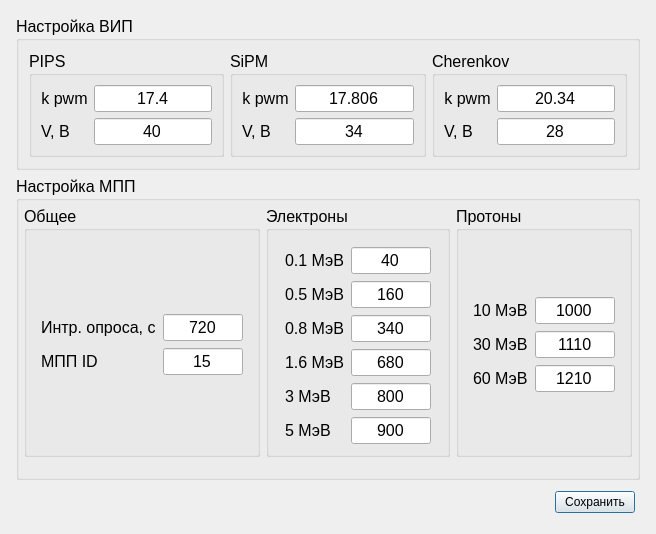
<?xml version="1.0" encoding="UTF-8"?>
<ui version="4.0">
 <class>Dialog</class>
 <widget class="QDialog" name="Dialog">
  <property name="geometry">
   <rect>
    <x>0</x>
    <y>0</y>
    <width>595</width>
    <height>458</height>
   </rect>
  </property>
  <property name="windowTitle">
   <string>Конфигурация ДДИИ</string>
  </property>
  <layout class="QGridLayout" name="gridLayout_2">
   <item row="0" column="0">
    <layout class="QGridLayout" name="gridLayout">
     <property name="leftMargin">
      <number>5</number>
     </property>
     <property name="topMargin">
      <number>5</number>
     </property>
     <property name="rightMargin">
      <number>5</number>
     </property>
     <property name="bottomMargin">
      <number>5</number>
     </property>
     <item row="0" column="0">
      <widget class="QGroupBox" name="groupBox">
       <property name="font">
        <font>
         <family>MS Shell Dlg 2</family>
         <pointsize>12</pointsize>
         <weight>50</weight>
         <italic>false</italic>
         <bold>false</bold>
        </font>
       </property>
       <property name="styleSheet">
        <string notr="true">font: 12pt &quot;MS Shell Dlg 2&quot;;</string>
       </property>
       <property name="title">
        <string>Настройка ВИП</string>
       </property>
       <layout class="QGridLayout" name="gridLayout_4">
        <property name="leftMargin">
         <number>5</number>
        </property>
        <property name="topMargin">
         <number>5</number>
        </property>
        <property name="rightMargin">
         <number>5</number>
        </property>
        <property name="bottomMargin">
         <number>5</number>
        </property>
        <item row="0" column="0">
         <layout class="QGridLayout" name="gridLayout_3" rowstretch="0,0,0">
          <property name="leftMargin">
           <number>5</number>
          </property>
          <property name="topMargin">
           <number>5</number>
          </property>
          <property name="rightMargin">
           <number>5</number>
          </property>
          <property name="bottomMargin">
           <number>5</number>
          </property>
          <item row="0" column="1">
           <widget class="QGroupBox" name="groupBox_5">
            <property name="title">
             <string>SiPM</string>
            </property>
            <layout class="QGridLayout" name="gridLayout_10">
             <item row="0" column="0">
              <layout class="QGridLayout" name="gridLayout_9">
               <item row="0" column="1">
                <widget class="QLineEdit" name="lineEdit_pwm_sipm">
                 <property name="text">
                  <string>17.806</string>
                 </property>
                 <property name="alignment">
                  <set>Qt::AlignCenter</set>
                 </property>
                </widget>
               </item>
               <item row="1" column="1">
                <widget class="QLineEdit" name="lineEdit_hvip_sipm">
                 <property name="text">
                  <string>34</string>
                 </property>
                 <property name="alignment">
                  <set>Qt::AlignCenter</set>
                 </property>
                </widget>
               </item>
               <item row="0" column="0">
                <widget class="QLabel" name="label_4">
                 <property name="text">
                  <string>k pwm</string>
                 </property>
                 <property name="alignment">
                  <set>Qt::AlignCenter</set>
                 </property>
                </widget>
               </item>
               <item row="1" column="0">
                <widget class="QLabel" name="label_5">
                 <property name="text">
                  <string>V, В</string>
                 </property>
                </widget>
               </item>
              </layout>
             </item>
            </layout>
           </widget>
          </item>
          <item row="0" column="2">
           <widget class="QGroupBox" name="groupBox_4">
            <property name="title">
             <string>Cherenkov</string>
            </property>
            <layout class="QGridLayout" name="gridLayout_12">
             <item row="0" column="0">
              <layout class="QGridLayout" name="gridLayout_11">
               <item row="1" column="1">
                <widget class="QLineEdit" name="lineEdit_hvip_ch">
                 <property name="text">
                  <string>28</string>
                 </property>
                 <property name="alignment">
                  <set>Qt::AlignCenter</set>
                 </property>
                </widget>
               </item>
               <item row="0" column="1">
                <widget class="QLineEdit" name="lineEdit_pwm_ch">
                 <property name="text">
                  <string>20.34</string>
                 </property>
                 <property name="alignment">
                  <set>Qt::AlignCenter</set>
                 </property>
                </widget>
               </item>
               <item row="0" column="0">
                <widget class="QLabel" name="label_3">
                 <property name="text">
                  <string>k pwm</string>
                 </property>
                 <property name="alignment">
                  <set>Qt::AlignCenter</set>
                 </property>
                </widget>
               </item>
               <item row="1" column="0">
                <widget class="QLabel" name="label_6">
                 <property name="text">
                  <string>V, В</string>
                 </property>
                </widget>
               </item>
              </layout>
             </item>
            </layout>
           </widget>
          </item>
          <item row="0" column="0">
           <widget class="QGroupBox" name="groupBox_3">
            <property name="title">
             <string>PIPS</string>
            </property>
            <layout class="QGridLayout" name="gridLayout_8">
             <item row="0" column="0">
              <layout class="QGridLayout" name="gridLayout_7">
               <item row="0" column="1">
                <widget class="QLineEdit" name="lineEdit_pwm_pips">
                 <property name="text">
                  <string>17.4</string>
                 </property>
                 <property name="alignment">
                  <set>Qt::AlignCenter</set>
                 </property>
                </widget>
               </item>
               <item row="1" column="1">
                <widget class="QLineEdit" name="lineEdit_hvip_pips">
                 <property name="text">
                  <string>40</string>
                 </property>
                 <property name="alignment">
                  <set>Qt::AlignCenter</set>
                 </property>
                </widget>
               </item>
               <item row="1" column="0">
                <widget class="QLabel" name="label_2">
                 <property name="text">
                  <string>V, В</string>
                 </property>
                </widget>
               </item>
               <item row="0" column="0">
                <widget class="QLabel" name="label">
                 <property name="text">
                  <string>k pwm</string>
                 </property>
                 <property name="alignment">
                  <set>Qt::AlignCenter</set>
                 </property>
                </widget>
               </item>
              </layout>
             </item>
            </layout>
           </widget>
          </item>
          <item row="2" column="2">
           <layout class="QHBoxLayout" name="horizontalLayout"/>
          </item>
         </layout>
        </item>
       </layout>
      </widget>
     </item>
     <item row="1" column="0">
      <widget class="QGroupBox" name="groupBox_2">
       <property name="font">
        <font>
         <family>MS Shell Dlg 2</family>
         <pointsize>12</pointsize>
         <weight>50</weight>
         <italic>false</italic>
         <bold>false</bold>
        </font>
       </property>
       <property name="styleSheet">
        <string notr="true">font: 12pt &quot;MS Shell Dlg 2&quot;;</string>
       </property>
       <property name="title">
        <string>Настройка МПП</string>
       </property>
       <layout class="QGridLayout" name="gridLayout_6">
        <property name="leftMargin">
         <number>5</number>
        </property>
        <property name="topMargin">
         <number>5</number>
        </property>
        <property name="rightMargin">
         <number>5</number>
        </property>
        <property name="bottomMargin">
         <number>5</number>
        </property>
        <item row="0" column="0">
         <layout class="QGridLayout" name="gridLayout_5" columnstretch="1,0,0">
          <property name="bottomMargin">
           <number>5</number>
          </property>
          <item row="1" column="2">
           <layout class="QHBoxLayout" name="horizontalLayout_3">
            <property name="leftMargin">
             <number>5</number>
            </property>
            <property name="topMargin">
             <number>5</number>
            </property>
            <property name="rightMargin">
             <number>5</number>
            </property>
            <property name="bottomMargin">
             <number>5</number>
            </property>
           </layout>
          </item>
          <item row="0" column="1">
           <widget class="QGroupBox" name="groupBox_7">
            <property name="title">
             <string>Электроны</string>
            </property>
            <layout class="QGridLayout" name="gridLayout_18">
             <property name="bottomMargin">
              <number>5</number>
             </property>
             <property name="horizontalSpacing">
              <number>7</number>
             </property>
             <item row="0" column="0">
              <layout class="QGridLayout" name="gridLayout_15">
               <property name="leftMargin">
                <number>7</number>
               </property>
               <property name="topMargin">
                <number>7</number>
               </property>
               <property name="rightMargin">
                <number>7</number>
               </property>
               <property name="bottomMargin">
                <number>5</number>
               </property>
               <property name="spacing">
                <number>7</number>
               </property>
               <item row="4" column="0">
                <widget class="QLabel" name="label_13">
                 <property name="text">
                  <string>3 МэВ</string>
                 </property>
                </widget>
               </item>
               <item row="4" column="1">
                <widget class="QLineEdit" name="lineEdit_lvl_3">
                 <property name="text">
                  <string>800</string>
                 </property>
                 <property name="alignment">
                  <set>Qt::AlignCenter</set>
                 </property>
                </widget>
               </item>
               <item row="3" column="0">
                <widget class="QLabel" name="label_12">
                 <property name="text">
                  <string>1.6 МэВ</string>
                 </property>
                </widget>
               </item>
               <item row="1" column="1">
                <widget class="QLineEdit" name="lineEdit_lvl_0_5">
                 <property name="text">
                  <string>160</string>
                 </property>
                 <property name="alignment">
                  <set>Qt::AlignCenter</set>
                 </property>
                </widget>
               </item>
               <item row="2" column="1">
                <widget class="QLineEdit" name="lineEdit_lvl_0_8">
                 <property name="text">
                  <string>340</string>
                 </property>
                 <property name="alignment">
                  <set>Qt::AlignCenter</set>
                 </property>
                </widget>
               </item>
               <item row="3" column="1">
                <widget class="QLineEdit" name="lineEdit_lvl_1_6">
                 <property name="text">
                  <string>680</string>
                 </property>
                 <property name="alignment">
                  <set>Qt::AlignCenter</set>
                 </property>
                </widget>
               </item>
               <item row="1" column="0">
                <widget class="QLabel" name="label_10">
                 <property name="text">
                  <string>0.5 МэВ</string>
                 </property>
                </widget>
               </item>
               <item row="0" column="1">
                <widget class="QLineEdit" name="lineEdit_lvl_0_1">
                 <property name="minimumSize">
                  <size>
                   <width>80</width>
                   <height>0</height>
                  </size>
                 </property>
                 <property name="text">
                  <string>40</string>
                 </property>
                 <property name="alignment">
                  <set>Qt::AlignCenter</set>
                 </property>
                </widget>
               </item>
               <item row="0" column="0">
                <widget class="QLabel" name="label_9">
                 <property name="text">
                  <string>0.1 МэВ</string>
                 </property>
                </widget>
               </item>
               <item row="2" column="0">
                <widget class="QLabel" name="label_11">
                 <property name="text">
                  <string>0.8 МэВ</string>
                 </property>
                </widget>
               </item>
               <item row="5" column="1">
                <widget class="QLineEdit" name="lineEdit_lvl_5">
                 <property name="text">
                  <string>900</string>
                 </property>
                 <property name="alignment">
                  <set>Qt::AlignCenter</set>
                 </property>
                </widget>
               </item>
               <item row="5" column="0">
                <widget class="QLabel" name="label_17">
                 <property name="text">
                  <string>5 МэВ</string>
                 </property>
                </widget>
               </item>
              </layout>
             </item>
            </layout>
           </widget>
          </item>
          <item row="0" column="2">
           <widget class="QGroupBox" name="groupBox_6">
            <property name="title">
             <string>Протоны</string>
            </property>
            <layout class="QGridLayout" name="gridLayout_17" rowstretch="0">
             <property name="leftMargin">
              <number>7</number>
             </property>
             <property name="topMargin">
              <number>7</number>
             </property>
             <property name="rightMargin">
              <number>7</number>
             </property>
             <property name="bottomMargin">
              <number>5</number>
             </property>
             <property name="horizontalSpacing">
              <number>7</number>
             </property>
             <item row="0" column="0">
              <layout class="QGridLayout" name="gridLayout_16">
               <property name="leftMargin">
                <number>7</number>
               </property>
               <property name="topMargin">
                <number>7</number>
               </property>
               <property name="rightMargin">
                <number>7</number>
               </property>
               <property name="bottomMargin">
                <number>5</number>
               </property>
               <property name="spacing">
                <number>7</number>
               </property>
               <item row="0" column="1">
                <widget class="QLineEdit" name="lineEdit_lvl_10">
                 <property name="minimumSize">
                  <size>
                   <width>80</width>
                   <height>0</height>
                  </size>
                 </property>
                 <property name="text">
                  <string>1000</string>
                 </property>
                 <property name="alignment">
                  <set>Qt::AlignCenter</set>
                 </property>
                </widget>
               </item>
               <item row="2" column="1">
                <widget class="QLineEdit" name="lineEdit_lvl_60">
                 <property name="text">
                  <string>1210</string>
                 </property>
                 <property name="alignment">
                  <set>Qt::AlignCenter</set>
                 </property>
                </widget>
               </item>
               <item row="1" column="1">
                <widget class="QLineEdit" name="lineEdit_lvl_30">
                 <property name="text">
                  <string>1110</string>
                 </property>
                 <property name="alignment">
                  <set>Qt::AlignCenter</set>
                 </property>
                </widget>
               </item>
               <item row="0" column="0">
                <widget class="QLabel" name="label_14">
                 <property name="text">
                  <string>10 МэВ</string>
                 </property>
                </widget>
               </item>
               <item row="2" column="0">
                <widget class="QLabel" name="label_15">
                 <property name="text">
                  <string>60 МэВ</string>
                 </property>
                </widget>
               </item>
               <item row="1" column="0">
                <widget class="QLabel" name="label_16">
                 <property name="text">
                  <string>30 МэВ</string>
                 </property>
                </widget>
               </item>
              </layout>
             </item>
            </layout>
           </widget>
          </item>
          <item row="0" column="0">
           <widget class="QGroupBox" name="groupBox_8">
            <property name="title">
             <string>Общее</string>
            </property>
            <layout class="QGridLayout" name="gridLayout_14" rowstretch="0">
             <property name="leftMargin">
              <number>7</number>
             </property>
             <property name="topMargin">
              <number>7</number>
             </property>
             <property name="rightMargin">
              <number>7</number>
             </property>
             <property name="bottomMargin">
              <number>5</number>
             </property>
             <property name="horizontalSpacing">
              <number>7</number>
             </property>
             <property name="verticalSpacing">
              <number>5</number>
             </property>
             <item row="0" column="0">
              <layout class="QGridLayout" name="gridLayout_13">
               <property name="leftMargin">
                <number>7</number>
               </property>
               <property name="topMargin">
                <number>7</number>
               </property>
               <property name="rightMargin">
                <number>7</number>
               </property>
               <property name="bottomMargin">
                <number>5</number>
               </property>
               <property name="spacing">
                <number>7</number>
               </property>
               <item row="0" column="0">
                <widget class="QLabel" name="label_8">
                 <property name="text">
                  <string>Интр. опроса, с</string>
                 </property>
                </widget>
               </item>
               <item row="1" column="2">
                <widget class="QLineEdit" name="lineEdit_cfg_mpp_id">
                 <property name="text">
                  <string>15</string>
                 </property>
                 <property name="alignment">
                  <set>Qt::AlignCenter</set>
                 </property>
                </widget>
               </item>
               <item row="0" column="2">
                <widget class="QLineEdit" name="lineEdit_interval">
                 <property name="minimumSize">
                  <size>
                   <width>80</width>
                   <height>0</height>
                  </size>
                 </property>
                 <property name="text">
                  <string>720</string>
                 </property>
                 <property name="alignment">
                  <set>Qt::AlignCenter</set>
                 </property>
                </widget>
               </item>
               <item row="1" column="0">
                <widget class="QLabel" name="label_18">
                 <property name="text">
                  <string>МПП ID</string>
                 </property>
                </widget>
               </item>
              </layout>
             </item>
            </layout>
           </widget>
          </item>
         </layout>
        </item>
       </layout>
      </widget>
     </item>
     <item row="2" column="0">
      <layout class="QHBoxLayout" name="horizontalLayout_4">
       <property name="leftMargin">
        <number>5</number>
       </property>
       <property name="topMargin">
        <number>5</number>
       </property>
       <property name="rightMargin">
        <number>5</number>
       </property>
       <property name="bottomMargin">
        <number>5</number>
       </property>
       <item>
        <spacer name="horizontalSpacer_4">
         <property name="orientation">
          <enum>Qt::Horizontal</enum>
         </property>
         <property name="sizeHint" stdset="0">
          <size>
           <width>40</width>
           <height>20</height>
          </size>
         </property>
        </spacer>
       </item>
       <item>
        <widget class="QPushButton" name="pushButton_save_mpp">
         <property name="styleSheet">
          <string notr="true">font: 12pt &quot;MS Shell Dlg 2&quot;;</string>
         </property>
         <property name="text">
          <string>Сохранить</string>
         </property>
        </widget>
       </item>
      </layout>
     </item>
    </layout>
   </item>
  </layout>
 </widget>
 <resources/>
 <connections/>
</ui>
